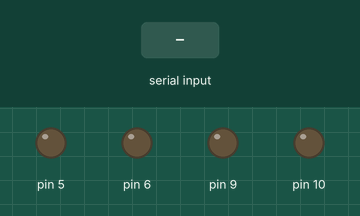
Recording of a sketch running on a simulated Arduino Uno, built with avr-gcc and run on an emulated ATmega328P. Shown: output pins drawn as LEDs (lit = HIGH). Inputs (shaded band) come from the test bench.

Above: at 1.2 s.
1.3 s: "f" received over Serial
At 2.5 s:
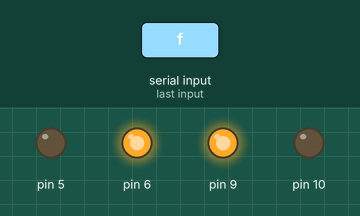
2.8 s: "b" received over Serial
At 3.8 s:
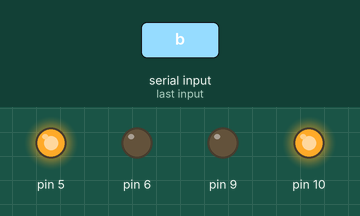
4.3 s: "l" received over Serial
At 4.9 s:
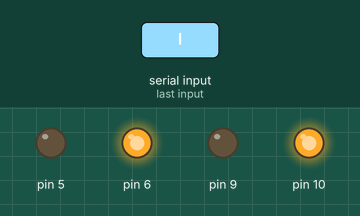
5.8 s: "r" received over Serial
At 6.1 s:
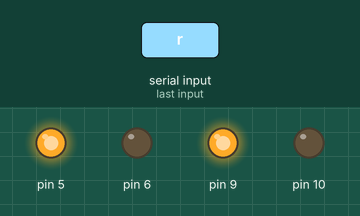
Timing chart, 0 to 8.3 s (numbered marks = the images above; inputs shaded):
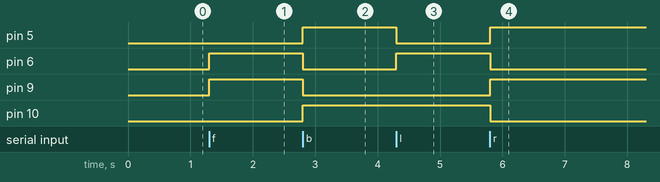

Measured:
- after the input at 1.3 s, pin 6, pin 9: LOW → HIGH at once
- after the input at 2.8 s, pin 5, pin 10: LOW → HIGH at once; pin 6, pin 9: HIGH → LOW at once
- after the input at 4.3 s, pin 5: HIGH → LOW at once; pin 6: LOW → HIGH at once
- after the input at 5.8 s, pin 5, pin 9: LOW → HIGH at once; pin 6, pin 10: HIGH → LOW at once

The sketch:

Car.ino
```cpp
void setup()
{
  pinMode(10, OUTPUT);
  pinMode(9, OUTPUT);
  pinMode(6, OUTPUT);
  pinMode(5, OUTPUT);
  Serial.begin(9600);
}

int income=0;
void loop()
{

 income=Serial.read();

 switch(income)
 {
   case 'f':
      forward();
      break;
    case 'b':
      backward();
      break;
    case 'l':
      left();
      break;
    case 'r':
      right();
      break;
    default:break;
 }
}
void forward()
 {
  digitalWrite(9,HIGH);
    digitalWrite(10,LOW);
    digitalWrite(6,HIGH);
    digitalWrite(5,LOW);
 }
  void backward()
 {
  digitalWrite(9,LOW);
    digitalWrite(10,HIGH);
    digitalWrite(6,LOW);
    digitalWrite(5,HIGH);
 }
  void left()
 {
  digitalWrite(9,LOW);
    digitalWrite(10,HIGH);
    digitalWrite(6,HIGH);
    digitalWrite(5,LOW);
 }
  void right()
 {
  digitalWrite(9,HIGH);
    digitalWrite(10,LOW);
    digitalWrite(6,LOW);
    digitalWrite(5,HIGH);
 }
```
